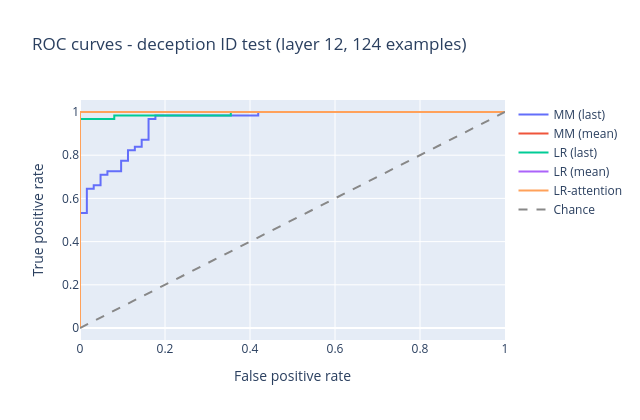
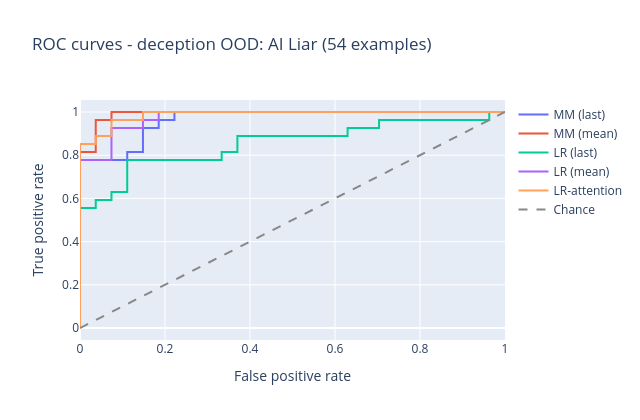
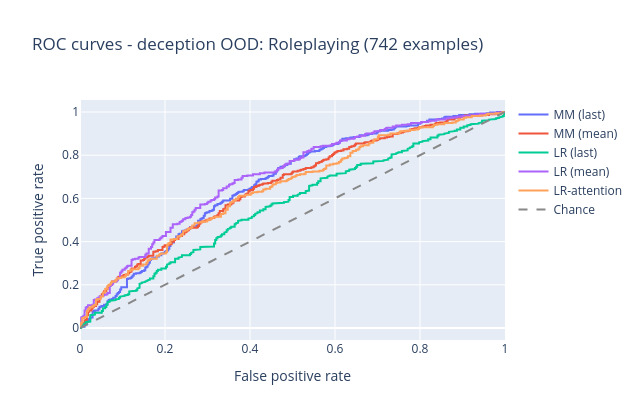

Write notebook code for charts like these, in order.
### Markdown cell above
### 2d.i. Probing Evaluations

ID test and AI Liar (OOD): AUROC (bootstrap 95% CI) + TPR@1%FPR (see §1f note re: AI Liar).

### Code cell
# Two deception OOD sets + their pool (concatenated). AI Liar = context-defined deception (same
# answer, flipped framing); Roleplaying = content-defined (different completions). Pool for a single
# "role-play deception OOD" number; the split stays for the near/far generalization story.
def cat_pack(a, b):
    return pack(t.cat([a["mean"], b["mean"]]), t.cat([a["last"], b["last"]]),
                t.cat([a["full"], b["full"]]), t.cat([a["fmask"], b["fmask"]]),
                t.cat([a["labels"], b["labels"]]))
liar_pack = pack(liar_mean[:, L, :], liar_last[:, L, :], liar_full, liar_fmask, liar_labels)
rp_pack = pack(rp_mean[:, L, :], rp_last[:, L, :], rp_full, rp_fmask, rp_labels)
dec_eval_packs = {
    "test (ID)": pack(dec_test_mean[:, L, :], dec_test_last[:, L, :], dec_test_full, dec_test_fmask, dec_test_labels),
    "AI Liar (OOD)": liar_pack,
    "Roleplaying (OOD)": rp_pack,
    "Deception OOD pool": cat_pack(liar_pack, rp_pack),
}
print("=== Deception probe grid (detection layer", L, ") ===")
dec_grid_df = evaluate_grid(dec_grid, dec_eval_packs)
display(dec_grid_df)


# [HS Fig. 2] reports variance across SEEDS (training stability); the table's CI is a bootstrap over
# EXAMPLES (measurement uncertainty of a finite eval set). The grid ensembles the 3 seeds, which
# hides training stability - so print the per-seed test AUROCs here to make it visible.
with t.no_grad():
    _seed_aurocs = [roc_auc_score(dec_test_labels.numpy(),
                                  p(dec_test_full, dec_test_fmask).sigmoid().numpy())
                    for p in dec_grid["LR-attention"][0]]
print("LR-attention per-seed test AUROC (training stability):", [f"{a:.3f}" for a in _seed_aurocs])

plot_roc_curves(dec_grid, dec_eval_packs["test (ID)"],
                f"ROC curves - deception ID test (layer {L}, {len(dec_test_labels)} examples)")
plot_roc_curves(dec_grid, dec_eval_packs["AI Liar (OOD)"],
                f"ROC curves - deception OOD: AI Liar ({len(liar_labels)} examples)")
plot_roc_curves(dec_grid, dec_eval_packs["Roleplaying (OOD)"],
                f"ROC curves - deception OOD: Roleplaying ({len(rp_labels)} examples)")

### Figure 1 — Plotly figure (JSON) as saved in the notebook; plotly's stock layout.template omitted (floating-point values rounded to 4 significant figures)
{"data": [{"mode": "lines", "name": "MM (last)", "type": "scatter", "x": [0.0, 0.0, 0.0, 0.01613, 0.01613, 0.03226, 0.03226, 0.04839, 0.04839, 0.06452, 0.06452, 0.09677, 0.09677, 0.1129, 0.1129, 0.129, 0.129, 0.1452, 0.1452, 0.1613, 0.1613, 0.1774, 0.1774, 0.4194, 0.4194, 1.0], "y": [0.0, 0.01613, 0.5323, 0.5323, 0.6452, 0.6452, 0.6613, 0.6613, 0.7097, 0.7097, 0.7258, 0.7258, 0.7742, 0.7742, 0.8226, 0.8226, 0.8387, 0.8387, 0.871, 0.871, 0.9677, 0.9677, 0.9839, 0.9839, 1.0, 1.0]}, {"mode": "lines", "name": "MM (mean)", "type": "scatter", "x": [0.0, 0.0, 0.0, 1.0], "y": [0.0, 0.01613, 1.0, 1.0]}, {"mode": "lines", "name": "LR (last)", "type": "scatter", "x": [0.0, 0.0, 0.0, 0.08065, 0.08065, 0.3548, 0.3548, 1.0], "y": [0.0, 0.01613, 0.9677, 0.9677, 0.9839, 0.9839, 1.0, 1.0]}, {"mode": "lines", "name": "LR (mean)", "type": "scatter", "x": [0.0, 0.0, 0.0, 1.0], "y": [0.0, 0.01613, 1.0, 1.0]}, {"mode": "lines", "name": "LR-attention", "type": "scatter", "x": [0.0, 0.0, 0.0, 1.0], "y": [0.0, 0.01613, 1.0, 1.0]}, {"line": {"color": "#888888", "dash": "dash"}, "mode": "lines", "name": "Chance", "type": "scatter", "x": [0, 1], "y": [0, 1]}], "layout": {"height": 420, "title": {"text": "ROC curves - deception ID test (layer 12, 124 examples)"}, "width": 640, "xaxis": {"title": {"text": "False positive rate"}}, "yaxis": {"title": {"text": "True positive rate"}}}}

### Figure 2 — Plotly figure (JSON) as saved in the notebook; plotly's stock layout.template omitted (floating-point values rounded to 4 significant figures)
{"data": [{"mode": "lines", "name": "MM (last)", "type": "scatter", "x": [0.0, 0.0, 0.0, 0.1111, 0.1111, 0.1481, 0.1481, 0.1852, 0.1852, 0.2222, 0.2222, 1.0], "y": [0.0, 0.03704, 0.7778, 0.7778, 0.8148, 0.8148, 0.9259, 0.9259, 0.963, 0.963, 1.0, 1.0]}, {"mode": "lines", "name": "MM (mean)", "type": "scatter", "x": [0.0, 0.0, 0.0, 0.03704, 0.03704, 0.07407, 0.07407, 1.0], "y": [0.0, 0.03704, 0.8148, 0.8148, 0.963, 0.963, 1.0, 1.0]}, {"mode": "lines", "name": "LR (last)", "type": "scatter", "x": [0.0, 0.0, 0.0, 0.03704, 0.03704, 0.07407, 0.07407, 0.1111, 0.1111, 0.3333, 0.3333, 0.3704, 0.3704, 0.6296, 0.6296, 0.7037, 0.7037, 0.963, 0.963, 1.0], "y": [0.0, 0.03704, 0.5556, 0.5556, 0.5926, 0.5926, 0.6296, 0.6296, 0.7778, 0.7778, 0.8148, 0.8148, 0.8889, 0.8889, 0.9259, 0.9259, 0.963, 0.963, 1.0, 1.0]}, {"mode": "lines", "name": "LR (mean)", "type": "scatter", "x": [0.0, 0.0, 0.0, 0.07407, 0.07407, 0.1481, 0.1481, 0.1852, 0.1852, 1.0], "y": [0.0, 0.03704, 0.7778, 0.7778, 0.9259, 0.9259, 0.963, 0.963, 1.0, 1.0]}, {"mode": "lines", "name": "LR-attention", "type": "scatter", "x": [0.0, 0.0, 0.0, 0.03704, 0.03704, 0.07407, 0.07407, 0.1481, 0.1481, 1.0], "y": [0.0, 0.03704, 0.8519, 0.8519, 0.8889, 0.8889, 0.963, 0.963, 1.0, 1.0]}, {"line": {"color": "#888888", "dash": "dash"}, "mode": "lines", "name": "Chance", "type": "scatter", "x": [0, 1], "y": [0, 1]}], "layout": {"height": 420, "title": {"text": "ROC curves - deception OOD: AI Liar (54 examples)"}, "width": 640, "xaxis": {"title": {"text": "False positive rate"}}, "yaxis": {"title": {"text": "True positive rate"}}}}

### Figure 3 — Plotly figure (JSON) as saved in the notebook; plotly's stock layout.template omitted (floating-point values rounded to 4 significant figures; data arrays with more than 128 entries replaced by an {"elided": "..."} marker saying what was removed)
{"data": [{"mode": "lines", "name": "MM (last)", "type": "scatter", "x": {"elided": "365 float values"}, "y": {"elided": "365 float values"}}, {"mode": "lines", "name": "MM (mean)", "type": "scatter", "x": {"elided": "374 float values"}, "y": {"elided": "374 float values"}}, {"mode": "lines", "name": "LR (last)", "type": "scatter", "x": {"elided": "363 float values"}, "y": {"elided": "363 float values"}}, {"mode": "lines", "name": "LR (mean)", "type": "scatter", "x": {"elided": "304 float values"}, "y": {"elided": "304 float values"}}, {"mode": "lines", "name": "LR-attention", "type": "scatter", "x": {"elided": "330 float values"}, "y": {"elided": "330 float values"}}, {"line": {"color": "#888888", "dash": "dash"}, "mode": "lines", "name": "Chance", "type": "scatter", "x": [0, 1], "y": [0, 1]}], "layout": {"height": 420, "title": {"text": "ROC curves - deception OOD: Roleplaying (742 examples)"}, "width": 640, "xaxis": {"title": {"text": "False positive rate"}}, "yaxis": {"title": {"text": "True positive rate"}}}}
